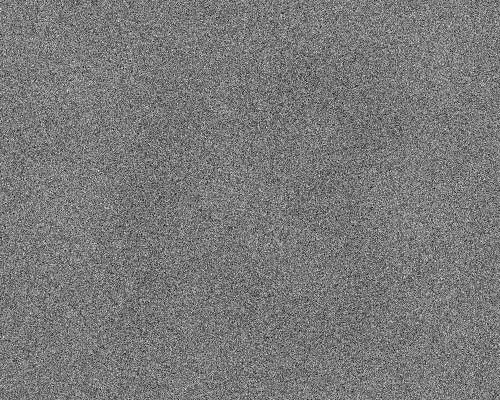
#> input picture quizzes/data/noisy_number.png, 500 x 400 px, found by its file name
$ python week01.py   (older library calls are emulated)
#> lines starting #> are read from the running program, lines starting #| are printed output that depends on the picture
#!/usr/bin/env python3
# -*- coding: utf-8 -*-
"""
Created on Tue Feb  9 23:07:36 2021

@author: vand
"""

import numpy as np
import scipy
import skimage.io
import matplotlib.pyplot as plt

#%% QUESTION 1
I_noisy = skimage.io.imread('../../../../Data/week1/noisy_number.png').astype(np.float)
#> I_noisy: shape (400, 500) float64; min 0, max 255, mean 121.2
sigma = 15;
I_smoothed = scipy.ndimage.gaussian_filter(I_noisy, sigma, mode='nearest')
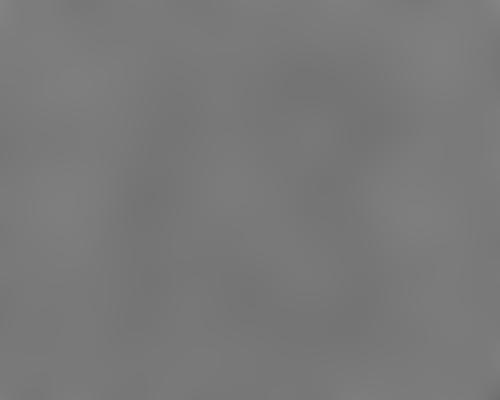
#> I_smoothed: shape (400, 500) float64; min 110.8, max 133.4, mean 121.2

fig, ax = plt.subplots(1,2)
ax[0].imshow(I_noisy)
ax[0].set_title('Noisy image')
ax[1].imshow(I_smoothed)
ax[1].set_title(f'Smoothed with sigma={sigma}')

#%% QUESTION 2
def boundary_length(S):
    L = np.sum(S[1:,:]!=S[:-1,:])+np.sum(S[:,1:]!=S[:,:-1])
    return L

fig, ax = plt.subplots(1,3)
for i in range(3):
    name = f'fuel_cell_{i+1}.tif'
    I = skimage.io.imread('../../../../Data/week1/fuel_cells/' + name)
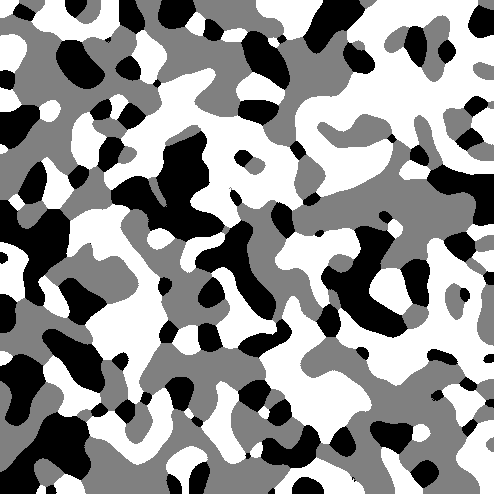
#> input picture 01/fuel_cells/fuel_cell_1.tif, 494 x 494 px, found by its file name
#> I is the input picture: shape (494, 494); min 0, max 255, mean 144.8
    L = boundary_length(I)
#> in boundary_length, `L = np.sum(S[1:,:]!=S[:-1,:])+np.sum(S[:,1:]!=S[:,:-1])`: L = 16328
#> L = 16328
#> (the run stopped early here; a loop or call above may not have finished)
